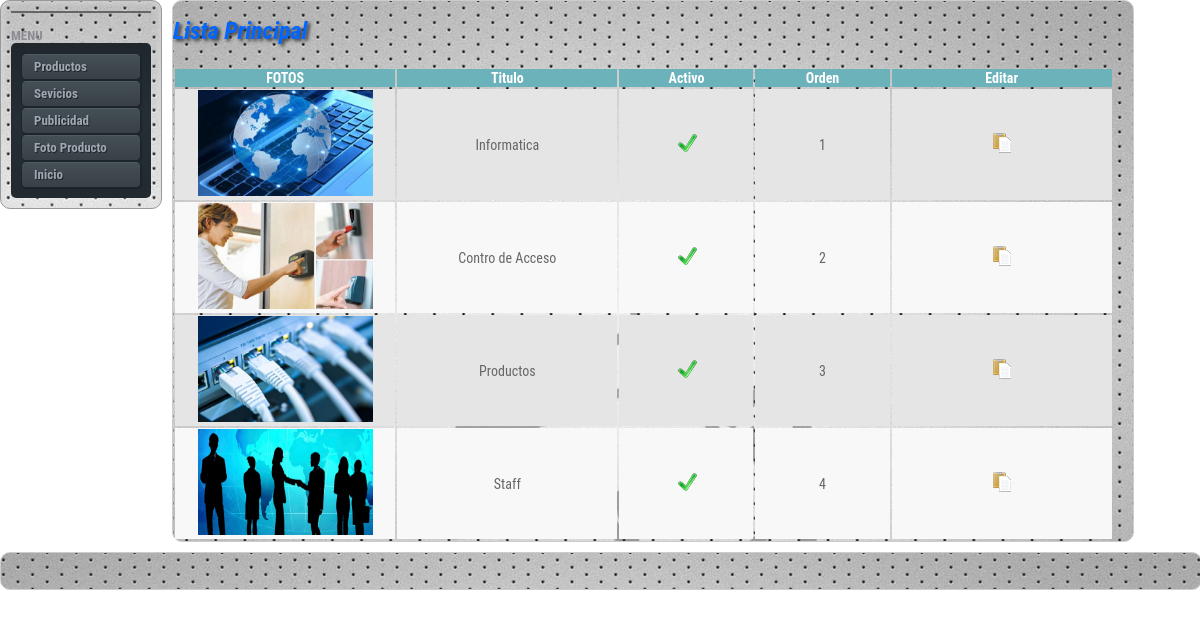
The page /admin/publicidad-lista.php on the database its author committed.
### tables this page shows
CREATE TABLE `slider` (
  `idSlider` int(11) NOT NULL AUTO_INCREMENT,
  `Foto` varchar(50) DEFAULT NULL,
  `Titulo` varchar(25) DEFAULT NULL,
  `Subtitulo` varchar(48) DEFAULT NULL,
  `Menu` varchar(50) DEFAULT NULL,
  `Activo` int(11) DEFAULT NULL,
  `Orden` int(11) DEFAULT NULL,
  `Link` varchar(50) DEFAULT NULL,
  `Precio` varchar(20) DEFAULT NULL,
  PRIMARY KEY (`idSlider`)
);

### includes/funciones.php (called while the page is built, shortened)
<?php
$tablerow_count=0;
function tablerowswitch() {
	global $tablerow_count;
	$tablerow_count++;
	if ($tablerow_count % 2) {
	return "trFila1";
	}
	else {
	return "trFila2";
	}
}
?>

### admin/publicidad-lista.php (the view, shortened to what this page needs)
<?php require_once('../Connections/conexion.php'); ?>
<?php
$sql = "SELECT * FROM slider ORDER BY Orden ASC";
$query = mysql_query($sql, $conexion) or die(mysql_error());
$row = mysql_fetch_assoc($query);
?>
<!doctype html>
<html>
<head>
<link href="../css/principaladmin.css" rel="stylesheet" type="text/css">
</head>
<body>
<div class="container">
  <div class="sidebar1">
    <ul class="nav">
      <li></li>
    </ul>
    <?php include("../includes/includeadmin.php");
?>
    </div>
  <div class="content">
    <h1><em>Lista Principal<br />
  </em></h1>
 <table width="43%" border="0">
   <tr>
     <td></td>
   </tr>
 </table>
<table width="98%" border="0">
   <tr class= "fondotitulo">
    <td width="23%" rowspan="2" align="center" valign="middle"><strong>FOTOS</strong></td>
    <td width="23%" rowspan="2" align="center" valign="middle"><strong>Titulo</strong></td>
    <td width="14%" rowspan="2" align="center" valign="middle"><strong>Activo</strong></td>
    <td width="14%" rowspan="2" align="center" valign="middle"><strong>Orden</strong></td>
    <td width="23%" rowspan="2" align="center" valign="middle"><strong>Editar</strong></td>
    </tr>
  <tr class="fondotitulo">
  </tr>
  <?php do { ?>
      <?php $valorestiloactual=tablerowswitch()?>
 <tr class="<?php echo $valorestiloactual; ?>" onmouseover="this.className='trBrillo'" onmouseout="this.className='<?php echo $valorestiloactual; ?>'">
      <td align="center"><img src="../images/<?php echo $row['Foto']; ?>" alt="" width="175" height="106" /></td>
      <td align="center"><?php echo $row['Titulo']; ?></td>
   <td align="center"><?php if ($row['Activo']==1) {?>
        <a href="producto-estado.php?varSlider=<?php echo $row['idSlider']; ?>&Activo=0&silder=silder"><img src="../images/iconos/check.png" width="27" height="27" alt="Activo"></a>
      <?php   }else{?>
      <a href="producto-estado.php?varSlider=<?php echo $row['idSlider']; ?>&Activo=1&silder=silder">
        <img src="../images/iconos/cancel.png" width="27" height="27" alt="Inactivo"></a>
        </td>
        <?php  }?>
      <td align="center"><?php echo $row['Orden']; ?></td>
      <td align="center"><a href="publicidad-edit.php?publi=<?php echo $row['idSlider']; ?>"><img src="../images/iconos/editar.png" width="27" height="27" /></a></a></td>
      </tr>
    <?php } while ($row = mysql_fetch_assoc($query)); ?>
</table>
    </div>
  <div class="footer">
    <p>&nbsp;</p>
    </div>
  </div>
</body>
</html>

### css/principaladmin.css (style rules this page uses)
body { margin: 0; padding: 0; color: #333; background-repeat: no-repeat; background-position: center center; font-family:'Roboto Condensed', sans-serif; font-size: 14px; line-height: normal; background-color: #FFF; }
ul, ol, dl { padding: 0; margin: 0; }
h3, h4, h5, h6, { margin-top: 0; padding-right: 15px; padding-left: 0px; font-size: 13px; }
p { margin: 0px; padding: 0px; }
a img { border: none; }
h1 { font-size: 24px; color: #06F; border-top-width: 1px; border-right-width: 1px; border-bottom-width: 1px; border-left-width: 1px; border-top-style: none; border-right-style: none; border-bottom-style: none; border-left-style: none; text-shadow: 0.1em 0.1em 0.15em #333; }
a { color: #1b7ec3; text-decoration: none; }
.container { width: 100%; background-color: #FFF; margin-top: 0; margin-right: auto; margin-bottom: 0; margin-left: auto; }
.sidebar1 { float: left; background-color: #FFF; border: 1px solid #999999; width: 140px; -moz-border-radius: 10px; -webkit-border-radius: 10px; box-shadow: inset 0 0 8px #dcddde; -moz-box-shadow: inset 0 0 8px #dcddde; -webkit-box-shadow: inset 0 0 8px #dcddde; background-image: url(../images/fondo.jpg); background-repeat: repeat-x; background-position: center top; margin-right: 10px; padding: 10px; font-size: 13px; color: #8D8A95; right: 10px; }
.content { width: 780px; float: left; background-color: #FFF; border: 1px solid #CCCCCC; width: 80%; -moz-border-radius: 10px; -webkit-border-radius: 10px; background-image: url(../images/fondo.jpg); background-repeat: repeat-x; background-position: center top; color: #666; margin: 0px; padding: 0px; clip: rect(auto,100px,auto,auto); }
ul.nav { list-style: none; border-top: 1px solid #666; margin-bottom: 15px; }
ul.nav li { border-bottom: 1px solid #666; }
.footer { position: relative; clear: both; background-color: #FFF; border: 1px solid #CCCCCC; width: 100%; -moz-border-radius: 10px; -webkit-border-radius: 10px; background-image: url(../images/fondo.jpg); background-repeat: repeat-x; background-position: center top; padding-top: 10px; padding-right: 0; padding-bottom: 10px; padding-left: 0; top: 10px; }
.fondotitulo { color: #FFF; background-color: #6CB2BA; }
.trFila1 { background-color: #E5E5E5; }
.trFila2 { background-color: #F8F8F8; }

### rows shown on the page
slider: Foto (picture), Titulo "Informatica", Activo 1 (drawn), Orden "1"
slider: Foto (picture), Titulo "Contro de Acceso", Activo 1 (drawn), Orden "2"
slider: Foto (picture), Titulo "Productos", Activo 1 (drawn), Orden "3"
slider: Foto (picture), Titulo "Staff", Activo 1 (drawn), Orden "4"
